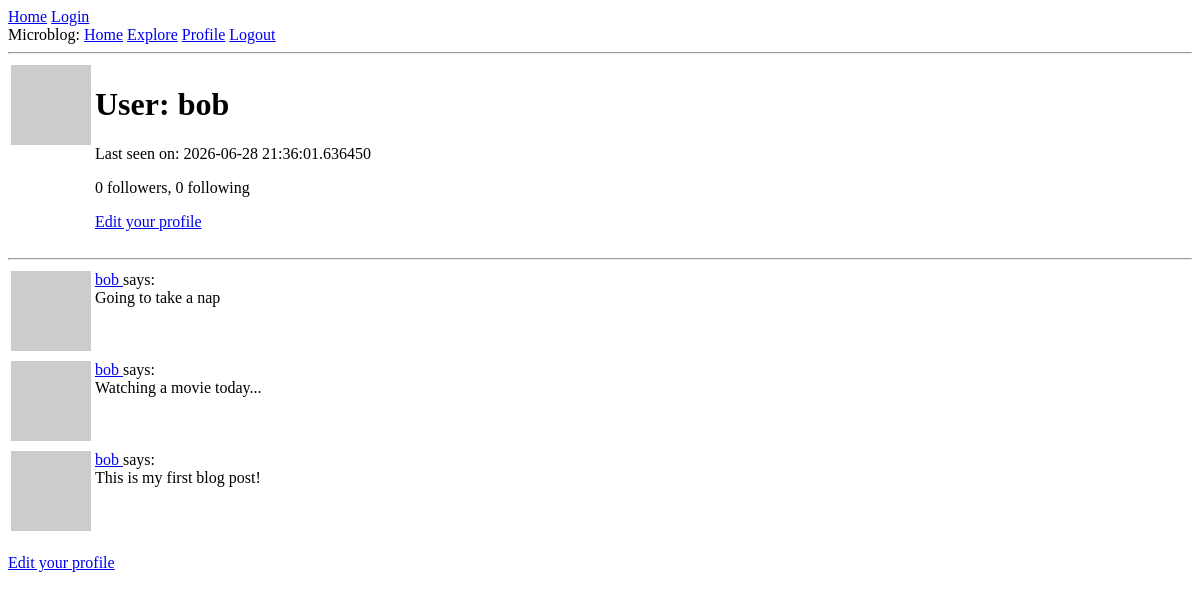
The page /user/bob (signed in) on the database as committed earlier.
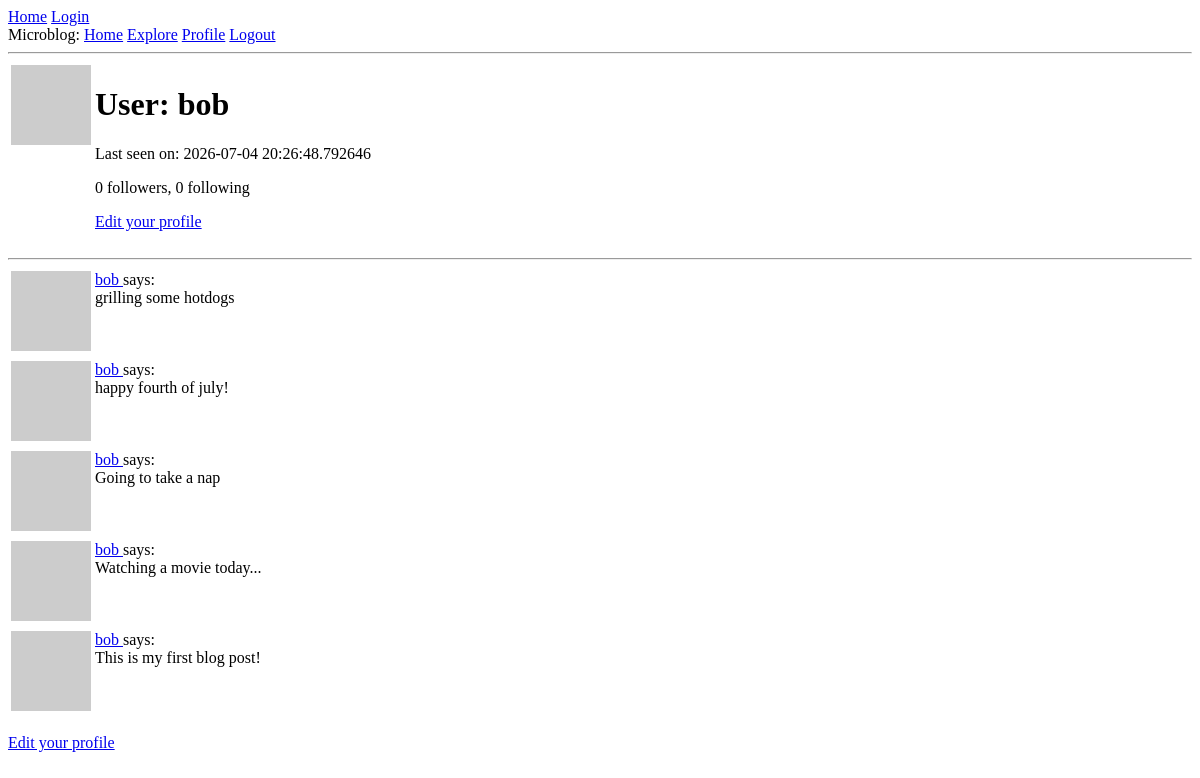
The same page on the database as committed later.
### app/models.py (models this page shows, shortened)
class User(UserMixin, db.Model):
    id: so.Mapped[int] = so.mapped_column(primary_key=True)
    username: so.Mapped[str] = so.mapped_column(sa.String(64), index=True, unique=True)
    email: so.Mapped[str] = so.mapped_column(sa.String(120), index=True, unique=True)
    password_hash: so.Mapped[Optional[str]] = so.mapped_column(sa.String(256))
    posts: so.WriteOnlyMapped['Post'] = so.relationship(back_populates='author')
    about_me: so.Mapped[Optional[str]] = so.mapped_column(sa.String(140))
    last_seen: so.Mapped[Optional[datetime]] = so.mapped_column(default=lambda: datetime.now(timezone.utc))
    def avatar(self, size):
        digest = md5(self.email.lower().encode('utf-8')).hexdigest()
        return f'https://www.gravatar.com/avatar/{digest}?d=identicon&s={size}'
    following: so.WriteOnlyMapped['User'] = so.relationship(secondary=followers,
                                                            primaryjoin=(followers.c.follower_id == id),
                                                            secondaryjoin=(followers.c.followed_id == id),
                                                            back_populates='followers')
    followers: so.WriteOnlyMapped['User'] = so.relationship(secondary=followers,
                                                            primaryjoin=(followers.c.followed_id == id),
                                                            secondaryjoin=(followers.c.follower_id == id),
                                                            back_populates='following')
    def followers_count(self):
        query = sa.select(sa.func.count()).select_from(self.followers.select().subquery())
        return db.session.scalar(query)
    def following_count(self):
        query = sa.select(sa.func.count()).select_from(self.following.select().subquery())
        return db.session.scalar(query)

class Post(db.Model):
    id: so.Mapped[int] = so.mapped_column(primary_key=True)
    body: so.Mapped[str] = so.mapped_column(sa.String(140))
    timestamp: so.Mapped[datetime] = so.mapped_column(index=True, default=lambda: datetime.now(timezone.utc))
    user_id: so.Mapped[int] = so.mapped_column(sa.ForeignKey(User.id), index=True)
    author: so.Mapped[User] = so.relationship(back_populates='posts')

### app/routes.py (the view)
@app.route('/user/<username>')
@login_required
def user(username):
    user = db.first_or_404(sa.select(User).where(User.username == username))
    page = request.args.get('page', 1, type=int)
    query = user.posts.select().order_by(Post.timestamp.desc())
    posts = db.paginate(query, page=page, per_page=app.config['POSTS_PER_PAGE'], error_out=False)
    next_url = url_for('user', username=user.username, page=posts.next_num) \
        if posts.has_next else None
    prev_url = url_for('user', username=user.username, page=posts.prev_num) \
        if posts.has_prev else None
    form = EmptyForm()
    return render_template('user.html', user=user, posts=posts, next_url=next_url, prev_url=prev_url, form=form)

### app/models.py (called while the page is built)
@login.user_loader
def load_user(id):
    return db.session.get(User, int(id))

### app/routes.py (called while the page is built)
@app.before_request
def before_request():
    if current_user.is_authenticated:
        current_user.last_seen = datetime.now(timezone.utc)
        db.session.commit()

### app/templates/user.html (shortened to what this page needs)
{% extends "base.html" %}
{% block content %}
    <table>
        <tr valign="top">
            <td><img src="{{ user.avatar(128) }}"></td>
            <td>
                <h1>User: {{ user.username }}</h1>
                {% if user.last_seen %}<p>Last seen on: {{user.last_seen}}</p>{% endif %}
                <p>{{ user.followers_count() }} followers, {{ user.following_count() }} following</p>
                {% if user == current_user %}
                <p><a href="{{url_for('edit_profile')}}">Edit your profile</a></p>
                {% endif %}
            </td>
        </tr>
    </table>
    <hr>
    {% for post in posts %}
        {% include '_post.html'%}
    {% endfor %}
    {% if user == current_user %}
        <p><a href="{{url_for('edit_profile') }}">Edit your profile</a></p>
    {% endif %}
{% endblock %}

### app/templates/_post.html
<table>
    <tr valign="top">
        <td><img src="{{ post.author.avatar(36) }}"></td>
        <td>
            <a href="{{ url_for('user', username=post.author.username) }}">
                {{ post.author.username}}
            </a> says:<br>{{ post.body }}</td>
    </tr>
</table>

Rows that differ between the two databases and show on the page:
changed User "bob": last_seen "2026-06-28 21:36:01.636450" → "2026-07-04 20:26:48.792646"
added Post: author.username "bob", body "grilling some hotdogs"
added Post: author.username "bob", body "happy fourth of july!"
